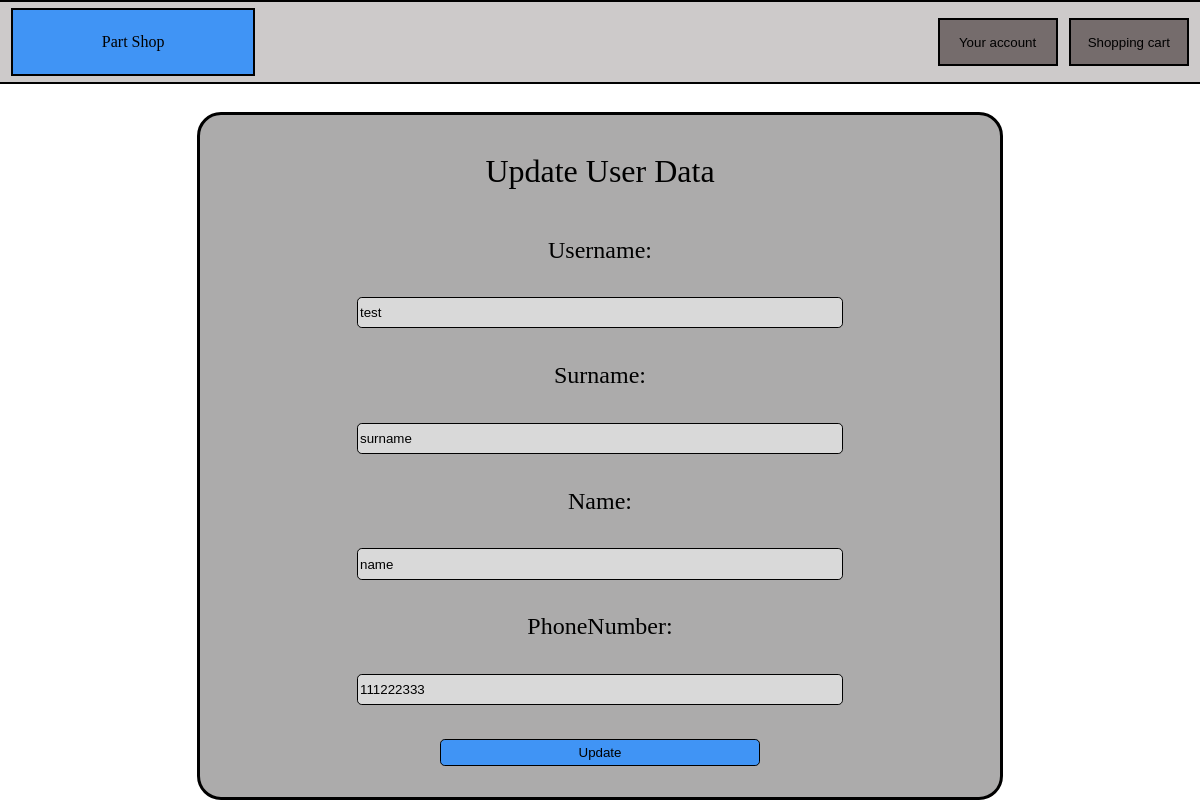
Page /resources/php/pages/updateUserDataPage.php (signed in) on the committed database.
### tables this page shows
CREATE TABLE `customers` (
  `CustomerID` bigint(20) NOT NULL,
  `Email` varchar(100) NOT NULL,
  `Username` varchar(50) NOT NULL,
  `Surname` varchar(50) DEFAULT NULL,
  `Name` varchar(50) DEFAULT NULL,
  `PhoneNumber` varchar(13) DEFAULT NULL,
  `Password` char(32) NOT NULL
);

### resources/php/scripts/functions.php (called while the page is built, shortened)
<?php
    function connect_with_database() {
        $dbConnection = mysqli_connect('localhost', 'dbclient', 'ar0220', 'partshopdb');
        return $dbConnection;
    }
    function get_full_user_data($userID) {
        $dbConnection = connect_with_database();
        $preparedStatement = $dbConnection->prepare("SELECT Email, Username, Surname, Name, PhoneNumber FROM customers WHERE CustomerID=?");
        $preparedStatement->bind_param("i", $userID);
        $preparedStatement->execute();
        $result = $preparedStatement->get_result();
        return mysqli_fetch_assoc($result);
    }

### resources/php/pages/updateUserDataPage.php (the view, shortened to what this page needs)
<?php
    include("./../scripts/functions.php");
    $userID = $_SESSION["userID"];
    $userData = get_full_user_data($userID);
?>
<!DOCTYPE html>
<html lang="en">
    <head>
        <link rel="stylesheet" href="./../../css/styles.css">
    </head>
    <body>
        <nav class="navbarNew">
            <a id="shopLogoNavbarI" href="./../../../index.php">Part Shop</a>
            <div id="searchbarNavbarWrapperI"></div>
            <button onclick="goToPage('userAccountPage.php')" id="loginButtonI">Your account</button>
            <button onclick="goToPage('shoppingCartPage.php')" id="shoppingCartI">Shopping cart</button>
        </nav>
        <div class="pageContents">
            <div id="mainBodyUDP">
                <div id="greetingUDP">
                    Update User Data
                </div>
                <form id="formUDP" method="post">
                    <label class="labelUDP">Username:</label><br>
                    <input class="formInputUDP" type="text" id="Username" name="Username" value="<?php echo isset($userData['Username']) ? htmlspecialchars($userData['Username']) : ''; ?>"><br>
                    <label class="labelUDP">Surname:</label><br>
                    <input class="formInputUDP" type="text" id="Surname" name="Surname" value="<?php echo isset($userData['Surname']) ? htmlspecialchars($userData['Surname']) : ''; ?>"><br>
                    <label class="labelUDP">Name:</label><br>
                    <input class="formInputUDP" type="text" id="Name" name="Name" value="<?php echo isset($userData['Name']) ? htmlspecialchars($userData['Name']) : ''; ?>"><br>
                    <label class="labelUDP">PhoneNumber:</label><br>
                    <input class="formInputUDP" type="text" id="PhoneNumber" name="PhoneNumber" value="<?php echo isset($userData['PhoneNumber']) ? htmlspecialchars($userData['PhoneNumber']) : ''; ?>"><br>
                    <button id="updateUserButtonUDP" type="submit">Update</button>
                </form>
            </div>
        </div>
    </body>
</html>

### resources/css/styles.css (style rules this page uses)
body { display: flex; align-items: center; flex-direction: column; width: 100vw; height: 100vh; margin: 0; background-color: white; box-sizing: border-box; }
.navbarNew { display: flex; align-items: center; justify-content: space-evenly; flex-direction: row; position: fixed; overflow: hidden; margin: 0; top: 0; width: 100%; height: 5rem; padding: 0; background-color: #CDCACA; border: 2px solid black; }
.pageContents { display: flex; align-items: center; flex-direction: column; height: calc(100vh - 5rem); width: 100%; margin: 0; padding-top: 5rem; }
#shopLogoNavbarI { display: flex; align-items: center; justify-content: space-evenly; flex-direction: row; background-color: #4094F5; text-decoration: none; color: black; width: 20%; height: 80%; border: 2px solid black; }
#searchbarNavbarWrapperI { display: flex; align-items: center; flex-direction: row; width: 55%; height: 100%; }
#loginButtonI { width: 10%; height: 60%; background-color: #756C6C; border: 2px solid black; cursor: pointer; }
#shoppingCartI { width: 10%; height: 60%; background-color: #756C6C; border: 2px solid black; cursor: pointer; }
#mainBodyUDP { display: flex; flex-direction: column; justify-content: space-evenly; background-color: #ACABAB; border: #000 solid 0.2rem; border-radius: 1.5rem; width: 50rem; height: 50rem; margin-top: 2rem; }
#greetingUDP { display: flex; flex-direction: column; justify-content: center; align-items: center; width: 100%; height: 10%; font-size: 2rem; }
#formUDP { display: flex; flex-direction: column; justify-content:space-evenly; align-items: center; width: 100%; height: 80%; }
.formInputUDP { width: 60%; height: 5%; border: 0.1rem solid black; border-radius: 0.3rem; background-color: #D9D9D9; }
#updateUserButtonUDP { background-color: #4094F5; border: 0.1rem solid black; border-radius: 0.3rem; width: 40%; height: 5%; cursor: pointer; }
.labelUDP { font-size: 1.5rem; }

### rows in the picture
customers: Username "test", Surname "surname", Name "name", PhoneNumber "111222333"
